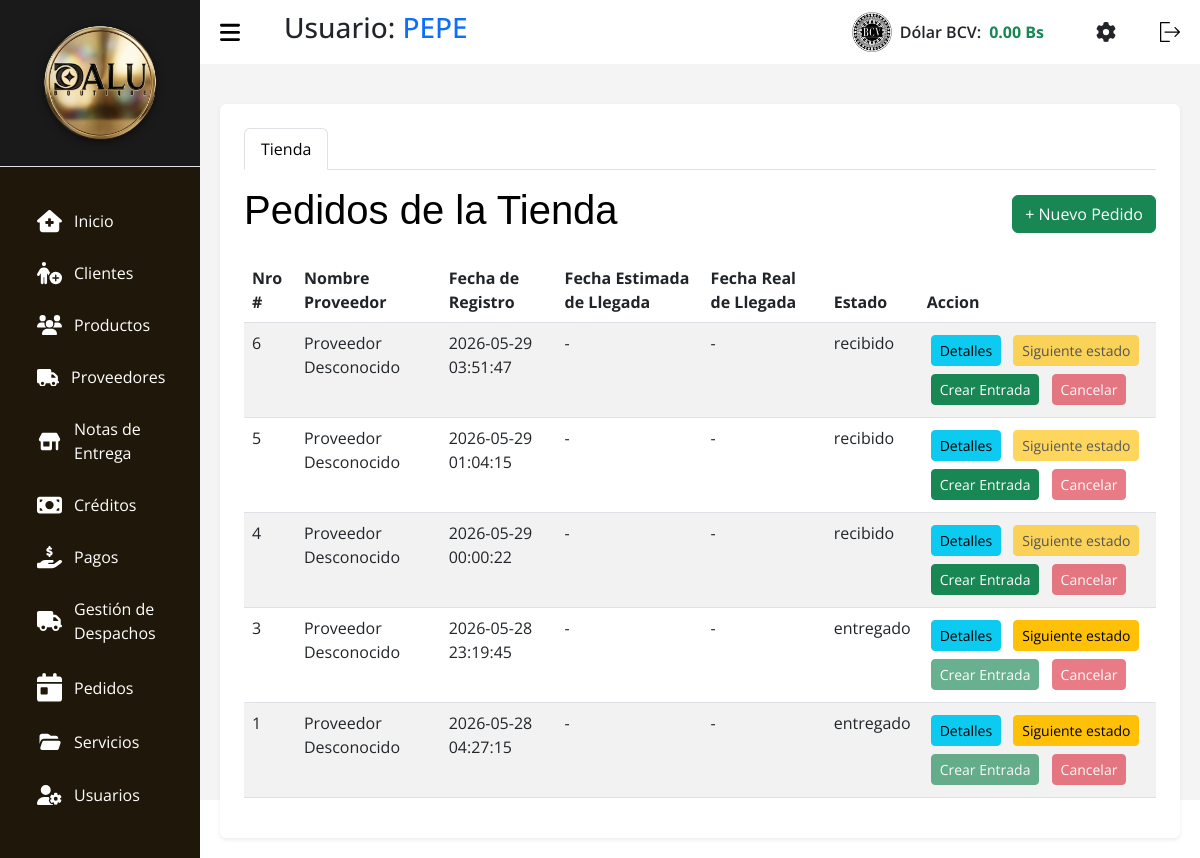
Page /index.php?c=Pedidos (signed in) on the earlier database version.
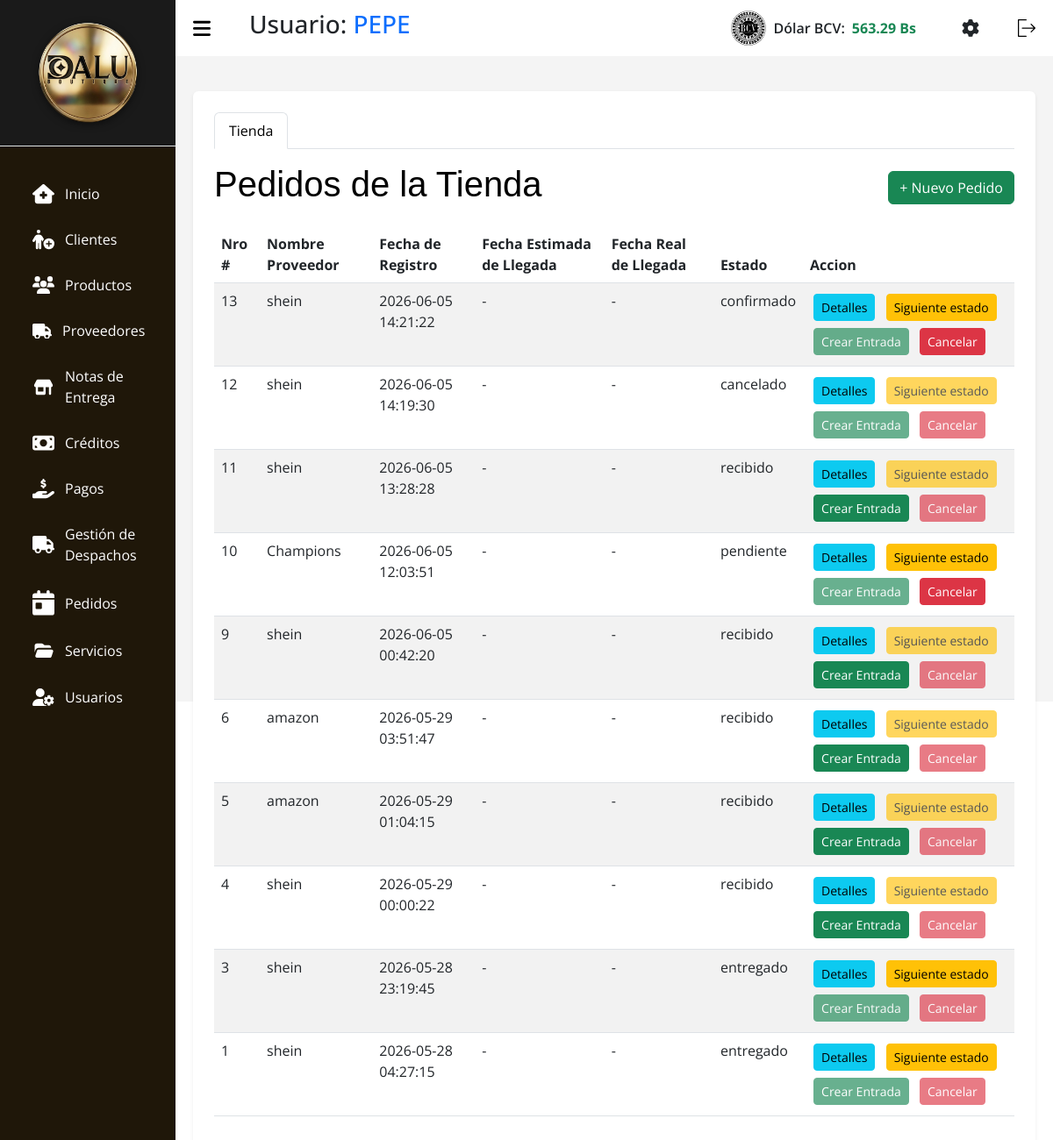
Same page on the later database version.
### tables this page shows
CREATE TABLE `pedidos` (
  `id` int(11) NOT NULL,
  `id_proveedor` int(11) DEFAULT NULL,
  `id_cliente` int(11) DEFAULT NULL,
  `id_nota_entrega` int(11) DEFAULT NULL,
  `tipo` enum('cliente','proveedor','propios','') NOT NULL,
  `fecha_registro` timestamp NOT NULL DEFAULT current_timestamp(),
  `fecha_estimada` date DEFAULT NULL,
  `fecha_recepcion` datetime DEFAULT NULL,
  `fecha_entrega` datetime DEFAULT NULL,
  `estado` enum('pendiente','confirmado','enviado','recibido','cancelado','entregado') NOT NULL DEFAULT 'pendiente'
);

CREATE TABLE `tasa` (
  `id` int(11) NOT NULL,
  `nombre` varchar(50) NOT NULL,
  `valor` decimal(10,2) NOT NULL,
  `fecha_actualizacion` datetime NOT NULL DEFAULT current_timestamp()
);

### src/Models/Tasa.php (called while the page is built, shortened)
<?php
class Tasa extends Conexion {
    public function getLatest($nombre = 'BCV') {
        try {
            $stmt = $this->prepare("SELECT * FROM tasa WHERE nombre = :nombre ORDER BY id DESC LIMIT 1");
            $stmt->bindParam(':nombre', $nombre, PDO::PARAM_STR);
            $stmt->execute();
            return $stmt->fetch(PDO::FETCH_ASSOC);
        } catch (PDOException $e) {
            return false;
        }
    }
}

### src/Models/Conexion.php (called while the page is built, shortened)
<?php
    class Conexion extends PDO {
        function __construct() {
            $servername = "localhost";
            $username = "root";
            $password = "";
            $dbname = "tiendadalu";
        }
    }

### src/Models/Pedidos.php (called while the page is built, shortened)
<?php
    class Pedidos extends Conexion {
        public function getByTipo($tipo) {
            $sql = "SELECT p.*,
                    COALESCE(NULLIF(pr.razon_social, ''), NULLIF(pr.nombre, ''), 'Proveedor Desconocido') AS nombre_proveedor,
                    c.nombre as cliente_nombre,
                    c.apellido as cliente_apellido
                    FROM pedidos p
                    LEFT JOIN clientes c ON p.id_cliente = c.id
                    LEFT JOIN proveedores pr ON p.id_proveedor = pr.id
                    WHERE p.tipo = :tipo
                    ORDER BY p.fecha_registro DESC";
            $stmt = $this->prepare($sql);
            $stmt->bindParam(":tipo", $tipo);
            $stmt->execute();
            return $stmt->fetchAll(\PDO::FETCH_ASSOC);
        }
    }

### src/Views/V_Pedidos.php (the view, shortened to what the changed rows need)
<!DOCTYPE html>
<html lang="es">
<head>
    <link rel="stylesheet" href="assets/css/css.css">
    <link rel="stylesheet" href="assets/css/tabla.css">
    <link rel="stylesheet" href="assets/css/header.css">
    <link rel="stylesheet" href="assets/bootstrap.min.css">
    <link rel="stylesheet" href="assets/DataTablet/datatables.css">
    <link rel="stylesheet" href="assets/css/libs/select2.min.css">
    <link rel="stylesheet" href="assets/css/libs/select2-bootstrap-5-theme.min.css">
</head>
<body>
    <?php require_once __DIR__ . "/../Views/layout/header.php"; ?>
    <?php
        $pedidos = $pedidos ?? [];
    ?>
    <main>
        <div class="container bg-white p-4 rounded shadow-sm mt-3">
            <ul class="nav nav-tabs mb-3" id="mainTabs" role="tablist">
                <li class="nav-item">
                    <button class="nav-link active" id="tab-tienda" data-bs-toggle="tab" data-bs-target="#modulo-tienda" type="button">Tienda</button>
                </li>
            </ul>
            <div class="tab-content">
                <div class="tab-pane fade show active" id="modulo-tienda">
                    <div class="d-flex justify-content-between align-items-center mb-3">
                        <h1 class="titulo text-black">Pedidos de la Tienda</h1>
                        <button class="btn btn-success" data-bs-toggle="modal" data-bs-target="#modalAgregarPT">+ Nuevo Pedido</button>
                    </div>
                    <div class="table-responsive">
                        <table id="tablaTienda" class="table-DT table table-striped">
                            <thead>
                                <tr>
                                    <th scope="col">Nro #</th>
                                    <th scope="col">Nombre Proveedor</th>
                                    <th scope="col">Fecha de Registro</th>
                                    <th scope="col">Fecha Estimada de Llegada</th>
                                    <th scope="col">Fecha Real de Llegada</th>
                                    <th scope="col">Estado</th>
                                    <th scope="col">Accion</th>
                                </tr>
                            </thead>
                            <tbody>
                                <?php foreach ($pedidos as $p): ?>
                                    <tr>
                                        <td><?php echo htmlspecialchars($p['id']); ?></td>
                                        <td><?php echo htmlspecialchars($p['nombre_proveedor']); ?></td>
                                        <td><?php echo htmlspecialchars($p['fecha_registro']); ?></td>
                                        <td><?php echo htmlspecialchars($p['fecha_estimada'] ?? '-'); ?></td>
                                        <td><?php echo htmlspecialchars($p['fecha_recepcion'] ?? '-'); ?></td>
                                        <td><?php echo htmlspecialchars($p['estado']); ?></td>
                                        <td>
                                            <button type="button" class="btn btn-sm btn-info m-1 btn-ver-detalles" data-id="<?= $p['id'] ?>">Detalles</button>
                                            <button type="button" class="btn btn-sm btn-warning m-1" data-bs-toggle="modal" data-bs-target="#modalAvanzarEstadoTienda<?= $p['id'] ?>" <?= in_array($p['estado'], ['recibido','cancelado']) ? ' disabled' : '' ?>>Siguiente estado</button>
                                            <?php if ($p['estado'] === 'recibido'): ?>
                                                <a href="?c=entradas&accion=crearDesdePedido&pedido_id=<?= $p['id'] ?>" class="btn btn-sm btn-success m-1">Crear Entrada</a>
                                            <?php else: ?>
                                                <button type="button" class="btn btn-sm btn-success m-1" disabled title="El pedido debe estar en estado 'recibido'">Crear Entrada</button>
                                            <?php endif; ?>
                                            <button type="button" class="btn btn-sm btn-danger m-1" data-bs-toggle="modal" data-bs-target="#modalConfirmarEliminarTienda<?= $p['id'] ?>" <?= in_array($p['estado'], ['enviado', 'recibido', 'entregado', 'cancelado']) ? ' disabled title="No se puede cancelar en este estado"' : '' ?>>Cancelar</button>
                                        </td>
                                    </tr>
                                <?php endforeach; ?>
                            </tbody>
                        </table>
                    </div>
                </div>
            </div>
        </div>
    </main>
    </body>
</html>

### src/Views/layout/header.php (shortened to what the changed rows need)
<?php
$tasaModel_header = new Tasa();
$tasaActual_header = $tasaModel_header->getLatest();
$tasaValor = $tasaActual_header ? number_format((float)$tasaActual_header['valor'], 2) : '0.00';
?>
<section id="sidebar">
  <div class="sidebar-heading border-bottom p-3" style="background-color: #1a1a1a; text-align: center;">
    <img src="assets/img/dalulisto.png" style="max-width: 80%; height: auto; filter: drop-shadow(0px 2px 4px rgba(0,0,0,0.5));" alt="Logo Dalu">
  </div>
  <ul class="side-menu">
    <li class="nav-item m-1 fs-6">
      <a class="nav-link active" aria-current="page" href="?c=Home">
        Inicio</a>
    </li>
    <li class="nav-item m-1 fs-6">
      <a class="nav-link" href="?c=Clientes">
        Clientes
      </a>
    </li>
    <li class="nav-item m-1 fs-6">
      <a class="nav-link" href="?c=Productos">
        Productos
      </a>
    </li>
    <li class="nav-item m-1 fs-6">
      <a class="nav-link" href="?c=Proveedores">
        Proveedores
      </a>
    </li>
    <li class="nav-item m-1 fs-6">
      <a class="nav-link" href="?c=Notas">
        Notas de
        <br>
        Entrega
      </a>
    </li>
    <li class="nav-item m-1 fs-6">
      <a class="nav-link" href="?c=Creditos">
        Créditos
      </a>
    </li>
    <li class="nav-item m-1 fs-6">
      <a class="nav-link" href="?c=Pagos">
        Pagos
      </a>
    <li class="nav-item m-1 fs-6">
      <a class="nav-link" href="?c=Despacho">
          Gestión de
          <br>
          Despachos
      </a>
    </li>
    <li class="nav-item m-1 fs-6">
      <a class="nav-link" href="?c=Pedidos">
        Pedidos
      </a>
    </li>
    <li class="nav-item m-1 fs-6">
      <a class="nav-link" href="?c=Servicios">
        Servicios
      </a>
    </li>
    <li class="nav-item  m-1 fs-6">
      <a class="nav-link" href="?c=Usuarios">
        Usuarios
      </a>
    </li>
  </ul>
</section>
<section id="content">
  <nav>
    <h3 class="ms-3">Usuario: <span class="text-primary"><?= htmlspecialchars($_SESSION['nombre']) ?></span></h3>
    <div class="d-flex align-items-center ms-auto me-4" id="bcvDiv" style="cursor:pointer;" data-bs-toggle="modal" data-bs-target="#modalTasa">
        <img class="img-bcv me-2" src="assets/img/bcv2.png" alt="BCV" width="40">
        <span class="text-dark fw-semibold me-2">Dólar BCV:</span>
        <span class="text-success fw-bold" id="Dolar_bcv"><?= htmlspecialchars($tasaValor) ?> Bs</span>
    </div>
    <a href="?c=Ajustes" class="me-3 text-dark" title="Ajustes y Configuración">
    </a>
    <form action="index.php?c=login&a=Logout" method="POST">
      <button type="submit" style="background: none; border: none; cursor: pointer;">
      </button>
    </form>
  </nav>

Differences in the rows shown:
now on this page (row edited): tasa: valor "563.29"
added pedidos: id "13", nombre_proveedor "shein", fecha_registro "2026-06-05 14:21:22", fecha_estimada "-", fecha_recepcion "-", estado "confirmado", shows "Crear Entrada"
added pedidos: id "12", nombre_proveedor "shein", fecha_registro "2026-06-05 14:19:30", fecha_estimada "-", fecha_recepcion "-", estado "cancelado", shows "Crear Entrada"
added pedidos: id "11", nombre_proveedor "shein", fecha_registro "2026-06-05 13:28:28", fecha_estimada "-", fecha_recepcion "-", estado "recibido"
added pedidos: id "10", nombre_proveedor "Champions", fecha_registro "2026-06-05 12:03:51", fecha_estimada "-", fecha_recepcion "-", estado "pendiente", shows "Crear Entrada"
added pedidos: id "9", nombre_proveedor "shein", fecha_registro "2026-06-05 00:42:20", fecha_estimada "-", fecha_recepcion "-", estado "recibido"
changed pedidos id 6: nombre_proveedor "Proveedor Desconocido" → "amazon"
changed pedidos id 5: nombre_proveedor "Proveedor Desconocido" → "amazon"
changed pedidos id 4: nombre_proveedor "Proveedor Desconocido" → "shein"
changed pedidos id 3: nombre_proveedor "Proveedor Desconocido" → "shein"
changed pedidos id 1: nombre_proveedor "Proveedor Desconocido" → "shein"
Other differences:
$tasaValor: "0.00" → (not shown)
